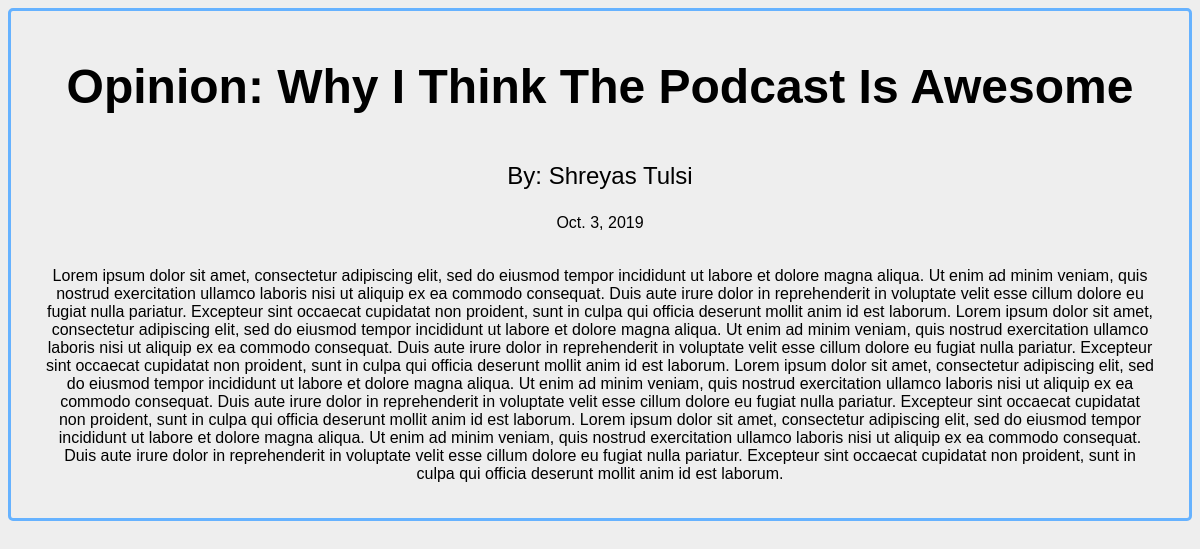
The page / on the database its author committed.
### hsblog/models.py (models this page shows, shortened)
class Post(models.Model):
    date = models.DateField()
    title = models.CharField(max_length=100)
    text = models.TextField()
    author = models.CharField(max_length=100)

### hsblog/views.py (the view)
# urls.py: url(r'^$', views.index, name='index'),
def index(request):
    posts = Post.objects.order_by('date')
    context = {'posts': posts}
    return render(request, 'index.html', context)

### templates/index.html (shortened to what this page needs)
<!DOCTYPE html>
<html>
	<head>
    {% load static %}
		<link rel="stylesheet" type="text/css" href="{% static 'index.css' %}">
	</head>
	<body>
    {% block content %}
    {% for post in posts %}
		<div class = 'post'>
			<p class = 'title'>{{post.title}}</p>
			<p class = 'author' >By: {{post.author}}</p>
			<p class = 'date' >{{post.date}}</p>
			<p class = 'content'>{{post.text}}</p>
		</div>
    {% endfor %}
    {% endblock content %}
	</body>
</html>

### static/index.css (style rules this page uses)
body { background-color: #eee; background-repeat: no-repeat; background-size: cover; height: 100vh; }
.post { border: 3px solid #66B2FF; border-radius: 5px; word-wrap: break-word; }
.author { font-family: sans-serif; font-size: 24px; font-weight: 500; text-align: center; color: black; }
.title { font-family: sans-serif; font-size: 48px; font-weight: 800; text-align: center; color: black; }
.date { font-family: sans-serif; font-size: 15; font-weight: 500; text-align: center; color: black; }
.content { font-family: sans-serif; font-size: 15; font-weight: 500; text-align: center; color: black; margin: 35px; }

### rows shown on the page
Post: title "Opinion: Why I Think The Podcast Is Awesome", author "Shreyas Tulsi", date "Oct. 3, 2019", text "Lorem ipsum dolor sit amet, consectetur adipiscing elit, sed do eiusmod tempor incididunt ut labore et dolore magna aliqua. Ut enim ad minim veniam, quis nostrud exercitation ullamco laboris nisi ut aliquip ex ea commodo consequat. Duis aute irure dolor in reprehenderit in voluptate velit esse cillum dolore eu fugiat nulla pariatur. Excepteur sint occaecat cupidatat non proident, sunt in culpa qui officia deserunt mollit anim id est laborum. Lorem ipsum dolor sit amet, consectetur adipiscing elit, sed do eiusmod tempor incididunt ut labore et dolore magna aliqua. Ut enim ad minim veniam, quis nostrud exercitation ullamco laboris nisi ut aliquip ex ea commodo consequat. Duis aute irure dolor…"
